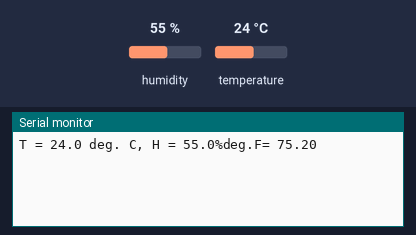
A sketch run on a simulated Arduino Uno, built with avr-gcc and run on an emulated ATmega328P. Parts: the last lines printed to the serial monitor. The inputs (shaded band) are chosen by the test bench; at power-on: humidity 55 %, temperature 24 °C.

Above: at 3.0 s.
3.1 s: humidity set to 22 %
4.6 s: temperature set to 12 °C
At 5.8 s:
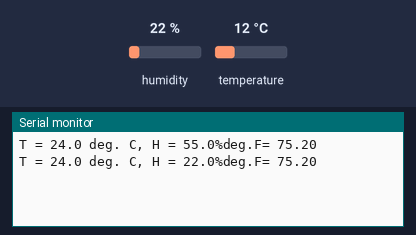
6.1 s: humidity set to 40 %
At 7.9 s:
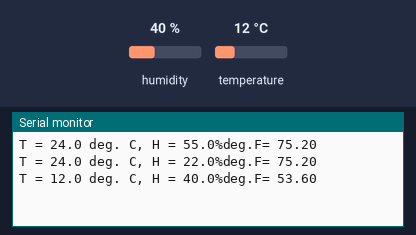
Timing chart, 0 to 9.4 s (numbered marks = the images above; inputs shaded):
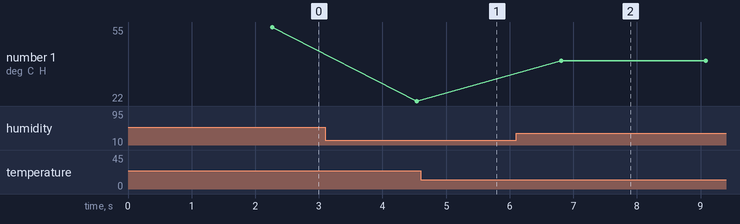

Measured:
- after the input at 6.1 s, the serial monitor: prints a new line after 0.71 s (image 2)
- plotted number 1: 55 → 22 after the input at 3.1 s, 22 → 40 after the input at 6.1 s

The sketch:

DHTSENS.ino
```cpp
#include <dht_nonblocking.h>
#define DHT_SENSOR_TYPE DHT_TYPE_11
//#define DHT_SENSOR_TYPE DHT_TYPE_21
//#define DHT_SENSOR_TYPE DHT_TYPE_22
static const int DHT_SENSOR_PIN = 2;
DHT_nonblocking dht_sensor( DHT_SENSOR_PIN, DHT_SENSOR_TYPE );
void setup( )
{
Serial.begin( 9600);
}
void loop( )
{
float temperature;
float humidity;
if(dht_sensor.measure(&temperature, &humidity)){
Serial.print( "T = " );
Serial.print( temperature, 1 );
Serial.print( " deg. C, H = " );
Serial.print( humidity, 1 );
Serial.print( "%" );
Serial.print("deg.F= ");
Serial.println((temperature*9/5)+32);
}
}
```
